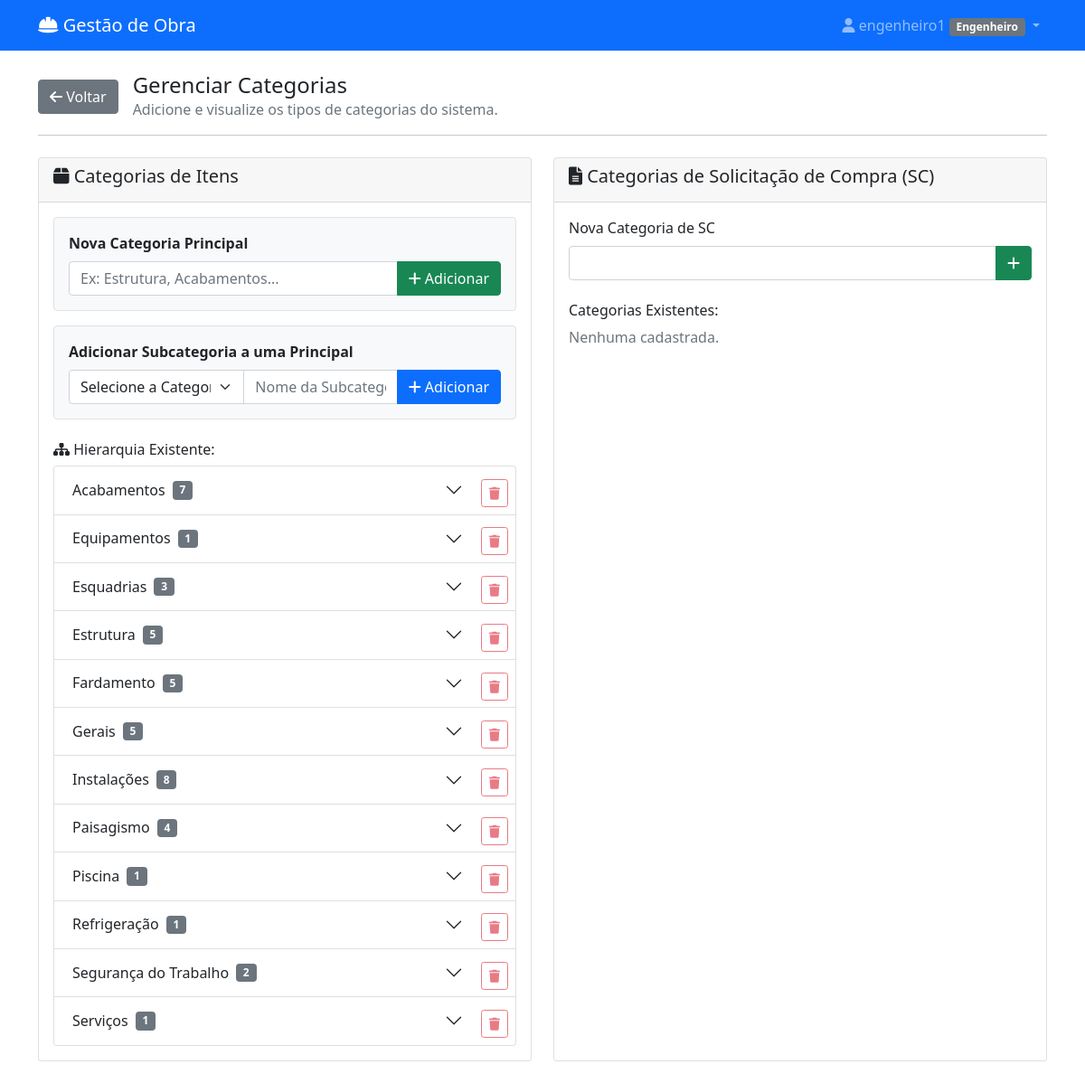
The app's page /gerenciar-categorias/ (signed in) with its own data.
### materiais/models.py (models this page shows, shortened)
class User(AbstractUser):
    PERFIL_CHOICES = [
        ('almoxarife_obra', 'Almoxarife da Obra'),
        ('engenheiro', 'Engenheiro'),
        ('almoxarife_escritorio', 'Almoxarife do Escritório'),
        ('diretor', 'Diretor'),
    ]
    perfil = models.CharField(max_length=30, choices=PERFIL_CHOICES)
    telefone = models.CharField(max_length=15, blank=True)
    obras = models.ManyToManyField('Obra', blank=True, related_name='usuarios')
    assinatura_imagem = models.ImageField(upload_to='assinaturas/', null=True, blank=True, verbose_name="Imagem da Assinatura")

class CategoriaItem(models.Model):
    nome = models.CharField(max_length=100)
    categoria_mae = models.ForeignKey(
        'self',
        on_delete=models.CASCADE,
        null=True,
        blank=True,
        related_name='subcategorias'
    )
    class Meta:
        verbose_name = "Categoria de Item"
        verbose_name_plural = "Categorias de Itens"
        unique_together = ('nome', 'categoria_mae',)

### materiais/views.py (the view, shortened to what this page needs)
# urls.py: path('gerenciar-categorias/', views.gerenciar_categorias, name='gerenciar_categorias'),
@login_required
def gerenciar_categorias(request):
    if request.user.perfil not in ['almoxarife_escritorio', 'diretor', 'engenheiro','almoxarife_obra']:
        messages.error(request, 'Acesso negado.')
        return redirect('materiais:dashboard')
    context = {
        'categorias_principais': CategoriaItem.objects.filter(categoria_mae__isnull=True).prefetch_related('subcategorias').order_by('nome'),
        'categorias_sc': CategoriaSC.objects.all().order_by('nome')
    }
    return render(request, 'materiais/gerenciar_categorias.html', context)

### materiais/templates/materiais/gerenciar_categorias.html (shortened to what this page needs)
{% extends 'materiais/base.html' %}
{% block content %}
<div class="d-flex align-items-center mb-3">
    <a href="{% url 'materiais:dashboard' %}" class="btn btn-secondary me-3"><i class="fas fa-arrow-left"></i> Voltar</a>
    <div>
        <h4 class="mb-0">Gerenciar Categorias</h4>
        <p class="text-muted mb-0">Adicione e visualize os tipos de categorias do sistema.</p>
    </div>
</div>
<hr class="mb-4">
<div class="row">
    <div class="col-md-6 mb-4">
        <div class="card h-100">
            <div class="card-header">
                <h5><i class="fas fa-box"></i> Categorias de Itens</h5>
            </div>
            <div class="card-body">
                <form method="post" class="mb-3 p-3 bg-light border rounded">
                    <label for="nome_item_principal" class="form-label fw-bold">Nova Categoria Principal</label>
                    <div class="input-group">
                        <input type="text" class="form-control" id="nome_item_principal" name="nome" required placeholder="Ex: Estrutura, Acabamentos...">
                        <button type="submit" class="btn btn-success"><i class="fas fa-plus"></i> Adicionar</button>
                    </div>
                </form>
                <form method="post" class="mb-4 p-3 bg-light border rounded">
                    <label for="categoria_mae" class="form-label fw-bold">Adicionar Subcategoria a uma Principal</label>
                    <div class="input-group">
                         <select class="form-select" id="categoria_mae" name="categoria_mae" required>
                            <option value="" selected disabled>Selecione a Categoria-Mãe</option>
                        </select>
                        <input type="text" class="form-control" name="nome" required placeholder="Nome da Subcategoria...">
                        <button type="submit" class="btn btn-primary"><i class="fas fa-plus"></i> Adicionar</button>
                    </div>
                </form>
                <h6><i class="fas fa-sitemap"></i> Hierarquia Existente:</h6>
                {% if categorias_principais %}
                    <div class="accordion" id="accordionCategorias">
                        {% for categoria in categorias_principais %}
                        <div class="accordion-item">
                            <h2 class="accordion-header d-flex align-items-center" id="heading-{{ categoria.id }}">
                                <button class="accordion-button collapsed" type="button" data-bs-toggle="collapse" data-bs-target="#collapse-{{ categoria.id }}">
                                    {{ categoria.nome }}
                                    <span class="badge bg-secondary ms-2">{{ categoria.subcategorias.count }}</span>
                                </button>
                                <form method="post" action="{% url 'materiais:excluir_categoria_item' categoria.id %}" class="ms-auto" onsubmit="return confirm('Tem certeza que deseja excluir a categoria principal \'{{ categoria.nome }}\'?');">
                                    <button type="submit" class="btn btn-sm btn-outline-danger me-2"
                                            {% if categoria.subcategorias.count > 0 %}disabled title="Exclua as subcategorias primeiro"{% endif %}>
                                        <i class="fas fa-trash"></i>
                                    </button>
                                </form>
                            </h2>
                        </div>
                        {% endfor %}
                    </div>
                {% else %}
                    <p class="text-muted">Nenhuma categoria principal cadastrada.</p>
                {% endif %}
            </div>
        </div>
    </div>
    <div class="col-md-6 mb-4">
        <div class="card h-100">
            <div class="card-header">
                <h5><i class="fas fa-file-alt"></i> Categorias de Solicitação de Compra (SC)</h5>
            </div>
            <div class="card-body">
                <form method="post" class="mb-4">
                    <label for="nome_sc" class="form-label">Nova Categoria de SC</label>
                    <div class="input-group">
                        <input type="text" class="form-control" id="nome_sc" name="nome" required>
                        <button type="submit" class="btn btn-success"><i class="fas fa-plus"></i></button>
                    </div>
                </form>
                <h6>Categorias Existentes:</h6>
                {% if categorias_sc %}
                <ul class="list-group">
                    {% for categoria in categorias_sc %}<li class="list-group-item">{{ categoria.nome }}</li>{% endfor %}
                </ul>
                {% else %}<p class="text-muted">Nenhuma cadastrada.</p>{% endif %}
            </div>
        </div>
    </div>
</div>
{% endblock %}

### materiais/templates/materiais/base.html (shortened to what this page needs)
<!DOCTYPE html>
<html lang="pt-br">
<head>
    <link href="https://cdn.jsdelivr.net/npm/bootstrap@5.1.3/dist/css/bootstrap.min.css" rel="stylesheet">
    <link href="https://cdnjs.cloudflare.com/ajax/libs/font-awesome/6.0.0/css/all.min.css" rel="stylesheet">
</head>
<body>
    <nav class="navbar navbar-expand-lg navbar-dark bg-primary">
        <div class="container">
            <a class="navbar-brand" href="{% url 'materiais:dashboard' %}">
                <i class="fas fa-hard-hat"></i> Gestão de Obra
            </a>
            {% if user.is_authenticated %}
            <div class="navbar-nav ms-auto">
                <div class="nav-item dropdown">
                    <a class="nav-link dropdown-toggle" href="#" role="button" data-bs-toggle="dropdown">
                        <i class="fas fa-user"></i> {{ user.get_full_name|default:user.username }}
                        <span class="badge bg-secondary">{{ user.get_perfil_display }}</span>
                    </a>
                </div>
            </div>
            {% endif %}
        </div>
    </nav>
    <div class="container mt-4">
        {% block content %}
        {% endblock %}
    </div>
</body>
</html>

### records on screen
User: get_full_name "engenheiro1", perfil "Engenheiro"
CategoriaItem: nome "Acabamentos", subcategorias.count "7"
CategoriaItem: nome "Equipamentos", subcategorias.count "1"
CategoriaItem: nome "Esquadrias", subcategorias.count "3"
CategoriaItem: nome "Estrutura", subcategorias.count "5"
CategoriaItem: nome "Fardamento", subcategorias.count "5"
CategoriaItem: nome "Gerais", subcategorias.count "5"
CategoriaItem: nome "Instalações", subcategorias.count "8"
CategoriaItem: nome "Paisagismo", subcategorias.count "4"
CategoriaItem: nome "Piscina", subcategorias.count "1"
CategoriaItem: nome "Refrigeração", subcategorias.count "1"
CategoriaItem: nome "Segurança do Trabalho", subcategorias.count "2"
CategoriaItem: nome "Serviços", subcategorias.count "1"
